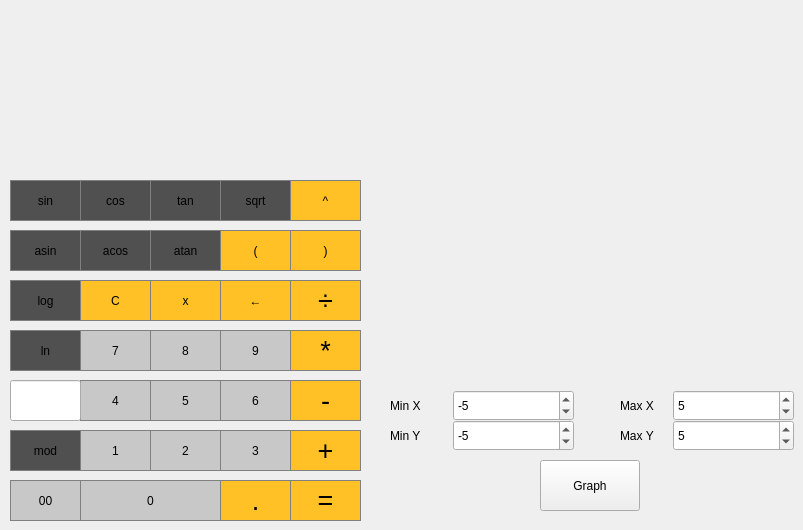
    <widget class="QWidget" name="ClassicCalculator">
     <attribute name="title">
      <string>Classic Calculator</string>
     </attribute>
     <widget class="QPushButton" name="pushButton_L">
      <property name="geometry">
       <rect>
        <x>220</x>
        <y>230</y>
        <width>71</width>
        <height>41</height>
       </rect>
      </property>
      <property name="styleSheet">
       <string notr="true">QPushButton {
  background-color: rgb(255, 193, 37);
  color: black; 
  border: 1px solid gray;
}

QPushButton:pressed {
    background-color: qlineargradient(x1: 0, y1: 0, x2: 0, y2: 1,
                                      stop: 0 	#FFD700, stop: 1 	#FFD700);
}
</string>
      </property>
      <property name="text">
       <string>(</string>
      </property>
      <property name="checkable">
       <bool>false</bool>
      </property>
      <attribute name="buttonGroup">
       <string notr="true">buttonGroupLR</string>
      </attribute>
     </widget>
     <widget class="QPushButton" name="pushButton_log">
      <property name="geometry">
       <rect>
        <x>10</x>
        <y>280</y>
        <width>71</width>
        <height>41</height>
       </rect>
      </property>
      <property name="styleSheet">
       <string notr="true">QPushButton {
  background-color: rgb(80, 80, 80);
  color: black;
  border: 1px solid gray;
}

QPushButton:pressed {
    background-color: qlineargradient(x1: 0, y1: 0, x2: 0, y2: 1,
                                      stop: 0 #676767, stop: 1 #7F7F7F);
}

</string>
      </property>
      <property name="text">
       <string>log</string>
      </property>
      <property name="checkable">
       <bool>false</bool>
      </property>
      <attribute name="buttonGroup">
       <string notr="true">buttonGroupFunc</string>
      </attribute>
     </widget>
     <widget class="QPushButton" name="pushButton_minus">
      <property name="geometry">
       <rect>
        <x>290</x>
        <y>380</y>
        <width>71</width>
        <height>41</height>
       </rect>
      </property>
      <property name="font">
       <font>
        <pointsize>20</pointsize>
       </font>
      </property>
      <property name="styleSheet">
       <string notr="true">QPushButton {
  background-color: rgb(255, 193, 37);
  color: black; 
  border: 1px solid gray;
}

QPushButton:pressed {
    background-color: qlineargradient(x1: 0, y1: 0, x2: 0, y2: 1,
                                      stop: 0 	#FFD700, stop: 1 	#FFD700);
}
</string>
      </property>
      <property name="text">
       <string>-</string>
      </property>
      <property name="checkable">
       <bool>false</bool>
      </property>
     </widget>
     <widget class="QPushButton" name="pushButton_sqrt">
      <property name="geometry">
       <rect>
        <x>220</x>
        <y>180</y>
        <width>71</width>
        <height>41</height>
       </rect>
      </property>
      <property name="styleSheet">
       <string notr="true">QPushButton {
  background-color: rgb(80, 80, 80);
  color: black;
  border: 1px solid gray;
}

QPushButton:pressed {
    background-color: qlineargradient(x1: 0, y1: 0, x2: 0, y2: 1,
                                      stop: 0 #676767, stop: 1 #7F7F7F);
}

</string>
      </property>
      <property name="text">
       <string>sqrt</string>
      </property>
      <property name="checkable">
       <bool>false</bool>
      </property>
      <attribute name="buttonGroup">
       <string notr="true">buttonGroupFunc</string>
      </attribute>
     </widget>
     <widget class="QPushButton" name="pushButton_atan">
      <property name="geometry">
       <rect>
        <x>150</x>
        <y>230</y>
        <width>71</width>
        <height>41</height>
       </rect>
      </property>
      <property name="styleSheet">
       <string notr="true">QPushButton {
  background-color: rgb(80, 80, 80);
  color: black;
  border: 1px solid gray;
}

QPushButton:pressed {
    background-color: qlineargradient(x1: 0, y1: 0, x2: 0, y2: 1,
                                      stop: 0 #676767, stop: 1 #7F7F7F);
}

</string>
      </property>
      <property name="text">
       <string>atan</string>
      </property>
      <property name="checkable">
       <bool>false</bool>
      </property>
      <attribute name="buttonGroup">
       <string notr="true">buttonGroupFunc</string>
      </attribute>
     </widget>
     <widget class="QPushButton" name="pushButton_1">
      <property name="geometry">
       <rect>
        <x>80</x>
        <y>430</y>
        <width>71</width>
        <height>41</height>
       </rect>
      </property>
      <property name="styleSheet">
       <string notr="true">QPushButton {
  background-color: rgb(200, 200, 200);
  color: black;
  border: 1px solid gray;
}

QPushButton:pressed {
    background-color: qlineargradient(x1: 0, y1: 0, x2: 0, y2: 1,
                                      stop: 0 #D0D0D0, stop: 1 #D0D0D0);
}

</string>
      </property>
      <property name="text">
       <string>1</string>
      </property>
      <property name="checkable">
       <bool>false</bool>
      </property>
      <attribute name="buttonGroup">
       <string notr="true">buttonGroupNumbers</string>
      </attribute>
     </widget>
     <widget class="QPushButton" name="pushButton_0">
      <property name="geometry">
       <rect>
        <x>80</x>
        <y>480</y>
        <width>141</width>
        <height>41</height>
       </rect>
      </property>
      <property name="styleSheet">
       <string notr="true">QPushButton {
  background-color: rgb(200, 200, 200);
  color: black;
  border: 1px solid gray;
}

QPushButton:pressed {
    background-color: qlineargradient(x1: 0, y1: 0, x2: 0, y2: 1,
                                      stop: 0 #D0D0D0, stop: 1 #D0D0D0);
}

</string>
      </property>
      <property name="text">
       <string>0</string>
      </property>
      <property name="checkable">
       <bool>false</bool>
      </property>
      <attribute name="buttonGroup">
       <string notr="true">buttonGroupNumbers</string>
      </attribute>
     </widget>
     <widget class="QPushButton" name="pushButton_tan">
      <property name="geometry">
       <rect>
        <x>150</x>
        <y>180</y>
        <width>71</width>
        <height>41</height>
       </rect>
      </property>
      <property name="styleSheet">
       <string notr="true">QPushButton {
  background-color: rgb(80, 80, 80);
  color: black;
  border: 1px solid gray;
}

QPushButton:pressed {
    background-color: qlineargradient(x1: 0, y1: 0, x2: 0, y2: 1,
                                      stop: 0 #676767, stop: 1 #7F7F7F);
}

</string>
      </property>
      <property name="text">
       <string>tan</string>
      </property>
      <property name="checkable">
       <bool>false</bool>
      </property>
      <attribute name="buttonGroup">
       <string notr="true">buttonGroupFunc</string>
      </attribute>
     </widget>
     <widget class="QPushButton" name="pushButton_total">
      <property name="geometry">
       <rect>
        <x>290</x>
        <y>480</y>
        <width>71</width>
        <height>41</height>
       </rect>
      </property>
      <property name="font">
       <font>
        <pointsize>20</pointsize>
       </font>
      </property>
      <property name="styleSheet">
       <string notr="true">QPushButton {
  background-color: rgb(255, 193, 37);
  color: black; 
  border: 1px solid gray;
}

QPushButton:pressed {
    background-color: qlineargradient(x1: 0, y1: 0, x2: 0, y2: 1,
                                      stop: 0 	#FFD700, stop: 1 	#FFD700);
}
</string>
      </property>
      <property name="text">
       <string>=</string>
      </property>
      <property name="checkable">
       <bool>false</bool>
      </property>
     </widget>
     <widget class="QPushButton" name="pushButton_cos">
      <property name="geometry">
       <rect>
        <x>80</x>
        <y>180</y>
        <width>71</width>
        <height>41</height>
       </rect>
      </property>
      <property name="styleSheet">
       <string notr="true">QPushButton {
  background-color: rgb(80, 80, 80);
  color: black;
  border: 1px solid gray;
}

QPushButton:pressed {
    background-color: qlineargradient(x1: 0, y1: 0, x2: 0, y2: 1,
                                      stop: 0 #676767, stop: 1 #7F7F7F);
}

</string>
      </property>
      <property name="text">
       <string>cos</string>
      </property>
      <property name="checkable">
       <bool>false</bool>
      </property>
      <attribute name="buttonGroup">
       <string notr="true">buttonGroupFunc</string>
      </attribute>
     </widget>
     <widget class="QPushButton" name="pushButton_asin">
      <property name="geometry">
       <rect>
        <x>10</x>
        <y>230</y>
        <width>71</width>
        <height>41</height>
       </rect>
      </property>
      <property name="styleSheet">
       <string notr="true">QPushButton {
  background-color: rgb(80, 80, 80);
  color: black;
  border: 1px solid gray;
}

QPushButton:pressed {
    background-color: qlineargradient(x1: 0, y1: 0, x2: 0, y2: 1,
                                      stop: 0 #676767, stop: 1 #7F7F7F);
}

</string>
      </property>
      <property name="text">
       <string>asin</string>
      </property>
      <property name="checkable">
       <bool>false</bool>
      </property>
      <attribute name="buttonGroup">
       <string notr="true">buttonGroupFunc</string>
      </attribute>
     </widget>
     <widget class="QPushButton" name="pushButton_dot">
      <property name="geometry">
       <rect>
        <x>220</x>
        <y>480</y>
        <width>71</width>
        <height>41</height>
       </rect>
      </property>
      <property name="font">
       <font>
        <pointsize>20</pointsize>
       </font>
      </property>
      <property name="styleSheet">
       <string notr="true">QPushButton {
  background-color: rgb(255, 193, 37);
  color: black; 
  border: 1px solid gray;
}

QPushButton:pressed {
    background-color: qlineargradient(x1: 0, y1: 0, x2: 0, y2: 1,
                                      stop: 0 	#FFD700, stop: 1 	#FFD700);
}
</string>
      </property>
      <property name="text">
       <string>.</string>
      </property>
      <property name="checkable">
       <bool>false</bool>
      </property>
     </widget>
     <widget class="QPushButton" name="pushButton_sin">
      <property name="geometry">
       <rect>
        <x>10</x>
        <y>180</y>
        <width>71</width>
        <height>41</height>
       </rect>
      </property>
      <property name="styleSheet">
       <string notr="true">QPushButton {
  background-color: rgb(80, 80, 80);
  color: black;
  border: 1px solid gray;
}

QPushButton:pressed {
    background-color: qlineargradient(x1: 0, y1: 0, x2: 0, y2: 1,
                                      stop: 0 #676767, stop: 1 #7F7F7F);
}

</string>
      </property>
      <property name="text">
       <string>sin</string>
      </property>
      <property name="checkable">
       <bool>false</bool>
      </property>
      <attribute name="buttonGroup">
       <string notr="true">buttonGroupFunc</string>
      </attribute>
     </widget>
     <widget class="QPushButton" name="pushButton_00">
      <property name="geometry">
       <rect>
        <x>10</x>
        <y>480</y>
        <width>71</width>
        <height>41</height>
       </rect>
      </property>
      <property name="styleSheet">
       <string notr="true">QPushButton {
  background-color: rgb(200, 200, 200);
  color: black;
  border: 1px solid gray;
}

QPushButton:pressed {
    background-color: qlineargradient(x1: 0, y1: 0, x2: 0, y2: 1,
                                      stop: 0 #D0D0D0, stop: 1 #D0D0D0);
}

</string>
      </property>
      <property name="text">
       <string>00</string>
      </property>
      <property name="checkable">
       <bool>false</bool>
      </property>
      <attribute name="buttonGroup">
       <string notr="true">buttonGroupNumbers</string>
      </attribute>
     </widget>
     <widget class="QPushButton" name="pushButton_5">
      <property name="geometry">
       <rect>
        <x>150</x>
        <y>380</y>
        <width>71</width>
        <height>41</height>
       </rect>
      </property>
      <property name="styleSheet">
       <string notr="true">QPushButton {
  background-color: rgb(200, 200, 200);
  color: black;
  border: 1px solid gray;
}

QPushButton:pressed {
    background-color: qlineargradient(x1: 0, y1: 0, x2: 0, y2: 1,
                                      stop: 0 #D0D0D0, stop: 1 #D0D0D0);
}

</string>
      </property>
      <property name="text">
       <string>5</string>
      </property>
      <property name="checkable">
       <bool>false</bool>
      </property>
      <attribute name="buttonGroup">
       <string notr="true">buttonGroupNumbers</string>
      </attribute>
     </widget>
     <widget class="QPushButton" name="pushButton_arrow">
      <property name="geometry">
       <rect>
        <x>220</x>
        <y>280</y>
        <width>71</width>
        <height>41</height>
       </rect>
      </property>
      <property name="styleSheet">
       <string notr="true">QPushButton {
  background-color: rgb(255, 193, 37);
  color: black; 
  border: 1px solid gray;
}

QPushButton:pressed {
    background-color: qlineargradient(x1: 0, y1: 0, x2: 0, y2: 1,
                                      stop: 0 	#FFD700, stop: 1 	#FFD700);
}
</string>
      </property>
      <property name="text">
       <string>←</string>
      </property>
      <property name="checkable">
       <bool>false</bool>
      </property>
     </widget>
     <widget class="QPushButton" name="pushButton_power">
      <property name="geometry">
       <rect>
        <x>290</x>
        <y>180</y>
        <width>71</width>
        <height>41</height>
       </rect>
      </property>
      <property name="styleSheet">
       <string notr="true">QPushButton {
  background-color: rgb(255, 193, 37);
  color: black; 
  border: 1px solid gray;
}

QPushButton:pressed {
    background-color: qlineargradient(x1: 0, y1: 0, x2: 0, y2: 1,
                                      stop: 0 	#FFD700, stop: 1 	#FFD700);
}
</string>
      </property>
      <property name="text">
       <string>^</string>
      </property>
      <property name="checkable">
       <bool>false</bool>
      </property>
      <attribute name="buttonGroup">
       <string notr="true">buttonGroupNumbers</string>
      </attribute>
     </widget>
     <widget class="QPushButton" name="pushButton_divide">
      <property name="geometry">
       <rect>
        <x>290</x>
        <y>280</y>
        <width>71</width>
        <height>41</height>
       </rect>
      </property>
      <property name="font">
       <font>
        <pointsize>20</pointsize>
       </font>
      </property>
      <property name="styleSheet">
       <string notr="true">QPushButton {
  background-color: rgb(255, 193, 37);
  color: black; 
  border: 1px solid gray;
}

QPushButton:pressed {
    background-color: qlineargradient(x1: 0, y1: 0, x2: 0, y2: 1,
                                      stop: 0 	#FFD700, stop: 1 	#FFD700);
}
</string>
      </property>
      <property name="text">
       <string>÷</string>
      </property>
      <property name="checkable">
       <bool>false</bool>
      </property>
      <attribute name="buttonGroup">
       <string notr="true">buttonGroup_positive</string>
      </attribute>
     </widget>
     <widget class="QPushButton" name="pushButton_mult">
      <property name="geometry">
       <rect>
        <x>290</x>
        <y>330</y>
        <width>71</width>
        <height>41</height>
       </rect>
      </property>
      <property name="font">
       <font>
        <pointsize>20</pointsize>
       </font>
      </property>
      <property name="styleSheet">
       <string notr="true">QPushButton {
  background-color: rgb(255, 193, 37);
  color: black; 
  border: 1px solid gray;
}

QPushButton:pressed {
    background-color: qlineargradient(x1: 0, y1: 0, x2: 0, y2: 1,
                                      stop: 0 	#FFD700, stop: 1 	#FFD700);
}
</string>
      </property>
      <property name="text">
       <string>*</string>
      </property>
      <property name="checkable">
       <bool>false</bool>
      </property>
      <attribute name="buttonGroup">
       <string notr="true">buttonGroup_positive</string>
      </attribute>
     </widget>
     <widget class="QPushButton" name="pushButton_3">
      <property name="geometry">
       <rect>
        <x>220</x>
        <y>430</y>
        <width>71</width>
        <height>41</height>
       </rect>
      </property>
      <property name="styleSheet">
       <string notr="true">QPushButton {
  background-color: rgb(200, 200, 200);
  color: black;
  border: 1px solid gray;
}

QPushButton:pressed {
    background-color: qlineargradient(x1: 0, y1: 0, x2: 0, y2: 1,
                                      stop: 0 #D0D0D0, stop: 1 #D0D0D0);
}

</string>
      </property>
      <property name="text">
       <string>3</string>
      </property>
      <property name="checkable">
       <bool>false</bool>
      </property>
      <attribute name="buttonGroup">
       <string notr="true">buttonGroupNumbers</string>
      </attribute>
     </widget>
     <widget class="QPushButton" name="pushButton_2">
      <property name="geometry">
       <rect>
        <x>150</x>
        <y>430</y>
        <width>71</width>
        <height>41</height>
       </rect>
      </property>
      <property name="styleSheet">
       <string notr="true">QPushButton {
  background-color: rgb(200, 200, 200);
  color: black;
  border: 1px solid gray;
}

QPushButton:pressed {
    background-color: qlineargradient(x1: 0, y1: 0, x2: 0, y2: 1,
                                      stop: 0 #D0D0D0, stop: 1 #D0D0D0);
}

</string>
      </property>
      <property name="text">
       <string>2</string>
      </property>
      <property name="checkable">
       <bool>false</bool>
      </property>
      <attribute name="buttonGroup">
       <string notr="true">buttonGroupNumbers</string>
      </attribute>
     </widget>
     <widget class="QPushButton" name="pushButton_7">
      <property name="geometry">
       <rect>
        <x>80</x>
        <y>330</y>
        <width>71</width>
        <height>41</height>
       </rect>
      </property>
      <property name="styleSheet">
       <string notr="true">QPushButton {
  background-color: rgb(200, 200, 200);
  color: black;
  border: 1px solid gray;
}

QPushButton:pressed {
    background-color: qlineargradient(x1: 0, y1: 0, x2: 0, y2: 1,
                                      stop: 0 #D0D0D0, stop: 1 #D0D0D0);
}

</string>
      </property>
      <property name="text">
       <string>7</string>
      </property>
      <property name="checkable">
       <bool>false</bool>
      </property>
      <attribute name="buttonGroup">
       <string notr="true">buttonGroupNumbers</string>
      </attribute>
     </widget>
     <widget class="QPushButton" name="pushButton_8">
      <property name="geometry">
       <rect>
        <x>150</x>
        <y>330</y>
        <width>71</width>
        <height>41</height>
       </rect>
      </property>
      <property name="styleSheet">
       <string notr="true">QPushButton {
  background-color: rgb(200, 200, 200);
  color: black;
  border: 1px solid gray;
}

QPushButton:pressed {
    background-color: qlineargradient(x1: 0, y1: 0, x2: 0, y2: 1,
                                      stop: 0 #D0D0D0, stop: 1 #D0D0D0);
}

</string>
      </property>
      <property name="text">
       <string>8</string>
      </property>
      <property name="checkable">
       <bool>false</bool>
      </property>
      <attribute name="buttonGroup">
       <string notr="true">buttonGroupNumbers</string>
      </attribute>
     </widget>
     <widget class="QPushButton" name="pushButton_R">
      <property name="geometry">
       <rect>
        <x>290</x>
        <y>230</y>
        <width>71</width>
        <height>41</height>
       </rect>
      </property>
      <property name="styleSheet">
       <string notr="true">QPushButton {
  background-color: rgb(255, 193, 37);
  color: black; 
  border: 1px solid gray;
}

QPushButton:pressed {
    background-color: qlineargradient(x1: 0, y1: 0, x2: 0, y2: 1,
                                      stop: 0 	#FFD700, stop: 1 	#FFD700);
}
</string>
      </property>
      <property name="text">
       <string>)</string>
      </property>
      <property name="checkable">
       <bool>false</bool>
      </property>
      <attribute name="buttonGroup">
       <string notr="true">buttonGroupLR</string>
      </attribute>
     </widget>
     <widget class="QPushButton" name="pushButton_plus">
      <property name="geometry">
       <rect>
        <x>290</x>
        <y>430</y>
        <width>71</width>
        <height>41</height>
       </rect>
      </property>
      <property name="font">
       <font>
        <pointsize>20</pointsize>
       </font>
      </property>
      <property name="styleSheet">
       <string notr="true">QPushButton {
  background-color: rgb(255, 193, 37);
  color: black; 
  border: 1px solid gray;
}

QPushButton:pressed {
    background-color: qlineargradient(x1: 0, y1: 0, x2: 0, y2: 1,
                                      stop: 0 	#FFD700, stop: 1 	#FFD700);
}
</string>
      </property>
      <property name="text">
       <string>+</string>
      </property>
      <property name="checkable">
       <bool>false</bool>
      </property>
      <attribute name="buttonGroup">
       <string notr="true">buttonGroup_positive</string>
      </attribute>
     </widget>
     <widget class="QPushButton" name="pushButton_6">
      <property name="geometry">
       <rect>
        <x>220</x>
        <y>380</y>
        <width>71</width>
        <height>41</height>
       </rect>
      </property>
      <property name="styleSheet">
       <string notr="true">QPushButton {
  background-color: rgb(200, 200, 200);
  color: black;
  border: 1px solid gray;
}

QPushButton:pressed {
    background-color: qlineargradient(x1: 0, y1: 0, x2: 0, y2: 1,
                                      stop: 0 #D0D0D0, stop: 1 #D0D0D0);
}

</string>
      </property>
      <property name="text">
       <string>6</string>
      </property>
      <property name="checkable">
       <bool>false</bool>
      </property>
      <attribute name="buttonGroup">
       <string notr="true">buttonGroupNumbers</string>
      </attribute>
     </widget>
     <widget class="QPushButton" name="pushButton_ln">
      <property name="geometry">
       <rect>
        <x>10</x>
        <y>330</y>
        <width>71</width>
        <height>41</height>
       </rect>
      </property>
      <property name="styleSheet">
       <string notr="true">QPushButton {
  background-color: rgb(80, 80, 80);
  color: black;
  border: 1px solid gray;
}

QPushButton:pressed {
    background-color: qlineargradient(x1: 0, y1: 0, x2: 0, y2: 1,
                                      stop: 0 #676767, stop: 1 #7F7F7F);
}

</string>
      </property>
      <property name="text">
       <string>ln</string>
      </property>
      <property name="checkable">
       <bool>false</bool>
      </property>
      <attribute name="buttonGroup">
       <string notr="true">buttonGroupFunc</string>
      </attribute>
     </widget>
     <widget class="QPushButton" name="pushButton_acos">
      <property name="geometry">
       <rect>
        <x>80</x>
        <y>230</y>
        <width>71</width>
        <height>41</height>
       </rect>
      </property>
      <property name="styleSheet">
       <string notr="true">QPushButton {
  background-color: rgb(80, 80, 80);
  color: black;
  border: 1px solid gray;
}

QPushButton:pressed {
    background-color: qlineargradient(x1: 0, y1: 0, x2: 0, y2: 1,
                                      stop: 0 #676767, stop: 1 #7F7F7F);
}

</string>
      </property>
      <property name="text">
       <string>acos</string>
      </property>
      <property name="checkable">
       <bool>false</bool>
      </property>
      <attribute name="buttonGroup">
       <string notr="true">buttonGroupFunc</string>
      </attribute>
     </widget>
     <widget class="QPushButton" name="pushButton_4">
      <property name="geometry">
       <rect>
        <x>80</x>
        <y>380</y>
        <width>71</width>
        <height>41</height>
       </rect>
      </property>
      <property name="styleSheet">
       <string notr="true">QPushButton {
  background-color: rgb(200, 200, 200);
  color: black;
  border: 1px solid gray;
}

QPushButton:pressed {
    background-color: qlineargradient(x1: 0, y1: 0, x2: 0, y2: 1,
                                      stop: 0 #D0D0D0, stop: 1 #D0D0D0);
}

</string>
      </property>
      <property name="text">
       <string>4</string>
      </property>
      <property name="checkable">
       <bool>false</bool>
      </property>
      <attribute name="buttonGroup">
       <string notr="true">buttonGroupNumbers</string>
      </attribute>
     </widget>
     <widget class="QPushButton" name="pushButton_percent">
      <property name="geometry">
       <rect>
        <x>150</x>
        <y>280</y>
        <width>71</width>
        <height>41</height>
       </rect>
      </property>
      <property name="styleSheet">
       <string notr="true">QPushButton {
  background-color: rgb(255, 193, 37);
  color: black; 
  border: 1px solid gray;
}

QPushButton:pressed {
    background-color: qlineargradient(x1: 0, y1: 0, x2: 0, y2: 1,
                                      stop: 0 	#FFD700, stop: 1 	#FFD700);
}
</string>
      </property>
      <property name="text">
       <string>x</string>
      </property>
      <property name="checkable">
       <bool>false</bool>
      </property>
      <attribute name="buttonGroup">
       <string notr="true">buttonGroupNumbers</string>
      </attribute>
     </widget>
     <widget class="QPushButton" name="pushButton_clean">
      <property name="geometry">
       <rect>
        <x>80</x>
        <y>280</y>
        <width>71</width>
        <height>41</height>
       </rect>
      </property>
      <property name="styleSheet">
       <string notr="true">QPushButton {
  background-color: rgb(255, 193, 37);
  color: black; 
  border: 1px solid gray;
}

QPushButton:pressed {
    background-color: qlineargradient(x1: 0, y1: 0, x2: 0, y2: 1,
                                      stop: 0 	#FFD700, stop: 1 	#FFD700);
}
</string>
      </property>
      <property name="text">
       <string>C</string>
      </property>
      <property name="checkable">
       <bool>false</bool>
      </property>
     </widget>
     <widget class="QPushButton" name="pushButton_9">
      <property name="geometry">
       <rect>
        <x>220</x>
        <y>330</y>
        <width>71</width>
        <height>41</height>
       </rect>
      </property>
      <property name="styleSheet">
       <string notr="true">QPushButton {
  background-color: rgb(200, 200, 200);
  color: black;
  border: 1px solid gray;
}

QPushButton:pressed {
    background-color: qlineargradient(x1: 0, y1: 0, x2: 0, y2: 1,
                                      stop: 0 #D0D0D0, stop: 1 #D0D0D0);
}

</string>
      </property>
      <property name="text">
       <string>9</string>
      </property>
      <property name="checkable">
       <bool>false</bool>
      </property>
      <attribute name="buttonGroup">
       <string notr="true">buttonGroupNumbers</string>
      </attribute>
     </widget>
     <widget class="QPushButton" name="pushButton_mod">
      <property name="geometry">
       <rect>
        <x>10</x>
        <y>430</y>
        <width>71</width>
        <height>41</height>
       </rect>
      </property>
      <property name="styleSheet">
       <string notr="true">QPushButton {
  background-color: rgb(80, 80, 80);
  color: black;
  border: 1px solid gray;
}

QPushButton:pressed {
    background-color: qlineargradient(x1: 0, y1: 0, x2: 0, y2: 1,
                                      stop: 0 #676767, stop: 1 #7F7F7F);
}

</string>
      </property>
      <property name="text">
       <string>mod</string>
      </property>
      <property name="checkable">
       <bool>false</bool>
      </property>
      <attribute name="buttonGroup">
       <string notr="true">buttonGroupNumbers</string>
      </attribute>
     </widget>
     <widget class="QLineEdit" name="lineEdit_znX">
      <property name="geometry">
       <rect>
        <x>10</x>
        <y>380</y>
        <width>71</width>
        <height>41</height>
       </rect>
      </property>
     </widget>
     <widget class="QCustomPlot" name="widget" native="true">
      <property name="geometry">
       <rect>
        <x>390</x>
        <y>50</y>
        <width>401</width>
        <height>321</height>
       </rect>
      </property>
     </widget>
     <widget class="QLabel" name="min_x">
      <property name="geometry">
       <rect>
        <x>390</x>
        <y>390</y>
        <width>61</width>
        <height>31</height>
       </rect>
      </property>
      <property name="text">
       <string>Min X</string>
      </property>
     </widget>
     <widget class="QLabel" name="min_y">
      <property name="geometry">
       <rect>
        <x>390</x>
        <y>420</y>
        <width>61</width>
        <height>31</height>
       </rect>
      </property>
      <property name="text">
       <string>Min Y</string>
      </property>
     </widget>
     <widget class="QLabel" name="max_x">
      <property name="geometry">
       <rect>
        <x>620</x>
        <y>390</y>
        <width>61</width>
        <height>31</height>
       </rect>
      </property>
      <property name="text">
       <string>Max X</string>
      </property>
     </widget>
     <widget class="QLabel" name="max_y">
      <property name="geometry">
       <rect>
        <x>620</x>
        <y>420</y>
        <width>61</width>
        <height>31</height>
       </rect>
      </property>
      <property name="text">
       <string>Max Y</string>
      </property>
     </widget>
     <widget class="QPushButton" name="pushButton_graph">
      <property name="geometry">
       <rect>
        <x>540</x>
        <y>460</y>
        <width>100</width>
        <height>51</height>
       </rect>
      </property>
      <property name="font">
       <font>
        <italic>false</italic>
        <bold>false</bold>
       </font>
      </property>
      <property name="styleSheet">
       <string notr="true">QPushButton {
  color: black;
}</string>
      </property>
      <property name="text">
       <string>Graph</string>
      </property>
     </widget>
     <widget class="QSpinBox" name="spinBox_min_x">
      <property name="geometry">
       <rect>
        <x>453</x>
        <y>390</y>
        <width>121</width>
        <height>31</height>
       </rect>
      </property>
      <property name="minimum">
       <number>-1000000</number>
      </property>
      <property name="maximum">
       <number>1000000</number>
      </property>
      <property name="value">
       <number>-5</number>
      </property>
     </widget>
     <widget class="QSpinBox" name="spinBox_min_y">
      <property name="geometry">
       <rect>
        <x>453</x>
        <y>420</y>
        <width>121</width>
        <height>31</height>
       </rect>
      </property>
      <property name="minimum">
       <number>-1000000</number>
      </property>
      <property name="maximum">
       <number>1000000</number>
      </property>
      <property name="value">
       <number>-5</number>
      </property>
     </widget>
     <widget class="QSpinBox" name="spinBox_max_x">
      <property name="geometry">
       <rect>
        <x>673</x>
        <y>390</y>
        <width>121</width>
        <height>31</height>
       </rect>
      </property>
      <property name="minimum">
       <number>-1000000</number>
      </property>
      <property name="maximum">
       <number>1000000</number>
      </property>
      <property name="value">
       <number>5</number>
      </property>
     </widget>
     <widget class="QSpinBox" name="spinBox_max_y">
      <property name="geometry">
       <rect>
        <x>673</x>
        <y>420</y>
        <width>121</width>
        <height>31</height>
       </rect>
      </property>
      <property name="minimum">
       <number>-1000000</number>
      </property>
      <property name="maximum">
       <number>1000000</number>
      </property>
      <property name="value">
       <number>5</number>
      </property>
     </widget>
     <widget class="QLabel" name="result_show">
      <property name="geometry">
       <rect>
        <x>10</x>
        <y>20</y>
        <width>351</width>
        <height>151</height>
       </rect>
      </property>
      <property name="text">
       <string/>
      </property>
     </widget>
    </widget>
